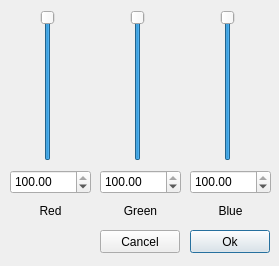
<?xml version="1.0" encoding="UTF-8"?>
<ui version="4.0">
 <class>FColorDialog</class>
 <widget class="QDialog" name="FColorDialog">
  <property name="geometry">
   <rect>
    <x>0</x>
    <y>0</y>
    <width>279</width>
    <height>266</height>
   </rect>
  </property>
  <property name="windowTitle">
   <string>Color</string>
  </property>
  <widget class="QLabel" name="lblRed">
   <property name="geometry">
    <rect>
     <x>10</x>
     <y>200</y>
     <width>81</width>
     <height>21</height>
    </rect>
   </property>
   <property name="text">
    <string>Red</string>
   </property>
   <property name="alignment">
    <set>Qt::AlignCenter</set>
   </property>
  </widget>
  <widget class="QLabel" name="lblGreen">
   <property name="geometry">
    <rect>
     <x>100</x>
     <y>200</y>
     <width>81</width>
     <height>21</height>
    </rect>
   </property>
   <property name="text">
    <string>Green</string>
   </property>
   <property name="alignment">
    <set>Qt::AlignCenter</set>
   </property>
  </widget>
  <widget class="QLabel" name="lblBlue">
   <property name="geometry">
    <rect>
     <x>190</x>
     <y>200</y>
     <width>81</width>
     <height>21</height>
    </rect>
   </property>
   <property name="text">
    <string>Blue</string>
   </property>
   <property name="alignment">
    <set>Qt::AlignCenter</set>
   </property>
  </widget>
  <widget class="QDoubleSpinBox" name="dblRed">
   <property name="geometry">
    <rect>
     <x>10</x>
     <y>170</y>
     <width>81</width>
     <height>24</height>
    </rect>
   </property>
   <property name="maximum">
    <double>100.000000000000000</double>
   </property>
   <property name="value">
    <double>100.000000000000000</double>
   </property>
  </widget>
  <widget class="QDoubleSpinBox" name="dblGreen">
   <property name="geometry">
    <rect>
     <x>100</x>
     <y>170</y>
     <width>81</width>
     <height>24</height>
    </rect>
   </property>
   <property name="maximum">
    <double>100.000000000000000</double>
   </property>
   <property name="value">
    <double>100.000000000000000</double>
   </property>
  </widget>
  <widget class="QDoubleSpinBox" name="dblBlue">
   <property name="geometry">
    <rect>
     <x>190</x>
     <y>170</y>
     <width>81</width>
     <height>24</height>
    </rect>
   </property>
   <property name="maximum">
    <double>100.000000000000000</double>
   </property>
   <property name="value">
    <double>100.000000000000000</double>
   </property>
  </widget>
  <widget class="QPushButton" name="cmdOk">
   <property name="geometry">
    <rect>
     <x>190</x>
     <y>230</y>
     <width>80</width>
     <height>23</height>
    </rect>
   </property>
   <property name="text">
    <string>Ok</string>
   </property>
  </widget>
  <widget class="QPushButton" name="cmdCancel">
   <property name="geometry">
    <rect>
     <x>100</x>
     <y>230</y>
     <width>80</width>
     <height>23</height>
    </rect>
   </property>
   <property name="text">
    <string>Cancel</string>
   </property>
  </widget>
  <widget class="QSlider" name="sldRed">
   <property name="geometry">
    <rect>
     <x>40</x>
     <y>10</y>
     <width>16</width>
     <height>151</height>
    </rect>
   </property>
   <property name="maximum">
    <number>100</number>
   </property>
   <property name="value">
    <number>100</number>
   </property>
   <property name="orientation">
    <enum>Qt::Vertical</enum>
   </property>
  </widget>
  <widget class="QSlider" name="sldGreen">
   <property name="geometry">
    <rect>
     <x>130</x>
     <y>10</y>
     <width>16</width>
     <height>151</height>
    </rect>
   </property>
   <property name="maximum">
    <number>100</number>
   </property>
   <property name="value">
    <number>100</number>
   </property>
   <property name="orientation">
    <enum>Qt::Vertical</enum>
   </property>
  </widget>
  <widget class="QSlider" name="sldBlue">
   <property name="geometry">
    <rect>
     <x>220</x>
     <y>10</y>
     <width>16</width>
     <height>151</height>
    </rect>
   </property>
   <property name="maximum">
    <number>100</number>
   </property>
   <property name="value">
    <number>100</number>
   </property>
   <property name="orientation">
    <enum>Qt::Vertical</enum>
   </property>
  </widget>
 </widget>
 <resources/>
 <connections/>
</ui>
